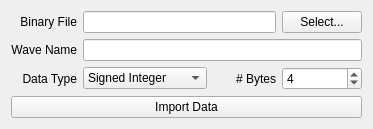
<?xml version="1.0" encoding="UTF-8"?>
<ui version="4.0">
 <class>ImportBinary</class>
 <widget class="QWidget" name="ImportBinary">
  <property name="geometry">
   <rect>
    <x>0</x>
    <y>0</y>
    <width>373</width>
    <height>129</height>
   </rect>
  </property>
  <property name="windowTitle">
   <string>Import Binary Data</string>
  </property>
  <layout class="QGridLayout" name="gridLayout">
   <item row="0" column="0">
    <widget class="QLabel" name="label">
     <property name="text">
      <string>Binary File</string>
     </property>
     <property name="alignment">
      <set>Qt::AlignRight|Qt::AlignTrailing|Qt::AlignVCenter</set>
     </property>
    </widget>
   </item>
   <item row="0" column="1" colspan="2">
    <widget class="QLineEdit" name="fileName"/>
   </item>
   <item row="1" column="0">
    <widget class="QLabel" name="label_2">
     <property name="text">
      <string>Wave Name</string>
     </property>
     <property name="alignment">
      <set>Qt::AlignRight|Qt::AlignTrailing|Qt::AlignVCenter</set>
     </property>
    </widget>
   </item>
   <item row="2" column="0">
    <widget class="QLabel" name="label_3">
     <property name="text">
      <string>Data Type</string>
     </property>
     <property name="alignment">
      <set>Qt::AlignRight|Qt::AlignTrailing|Qt::AlignVCenter</set>
     </property>
    </widget>
   </item>
   <item row="1" column="1" colspan="3">
    <widget class="QLineEdit" name="waveName"/>
   </item>
   <item row="2" column="1">
    <widget class="QComboBox" name="dataType">
     <item>
      <property name="text">
       <string>Signed Integer</string>
      </property>
     </item>
     <item>
      <property name="text">
       <string>Unsigned Integer</string>
      </property>
     </item>
     <item>
      <property name="text">
       <string>Float</string>
      </property>
     </item>
    </widget>
   </item>
   <item row="2" column="2">
    <widget class="QLabel" name="label_4">
     <property name="text">
      <string># Bytes</string>
     </property>
     <property name="alignment">
      <set>Qt::AlignRight|Qt::AlignTrailing|Qt::AlignVCenter</set>
     </property>
    </widget>
   </item>
   <item row="2" column="3">
    <widget class="QSpinBox" name="numBytes">
     <property name="value">
      <number>4</number>
     </property>
    </widget>
   </item>
   <item row="0" column="3">
    <widget class="QPushButton" name="fileNameButton">
     <property name="text">
      <string>Select...</string>
     </property>
    </widget>
   </item>
   <item row="3" column="0" colspan="4">
    <widget class="QPushButton" name="importDataButton">
     <property name="text">
      <string>Import Data</string>
     </property>
    </widget>
   </item>
  </layout>
 </widget>
 <resources/>
 <connections/>
</ui>
